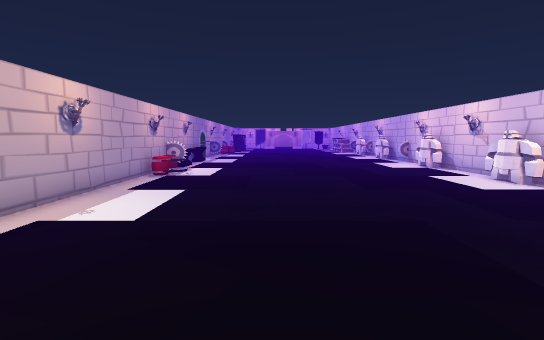
view 1 (above)

14 first-person views from a walk through a 3-D level made in the Unity game engine. The camera is 1.5 m above the floor, tilts 6° down and sees 85° across. The floor is counted in squares, 1 m on a side. Each view is taken from the middle of a square. On the plan, view 1 faces up. The plan holds only what a view shows up to about 15 squares ahead; the rest is blank. The place goes on beyond the plan. The player is left out. Door leaves are left out, so doorways stand open.

view 2
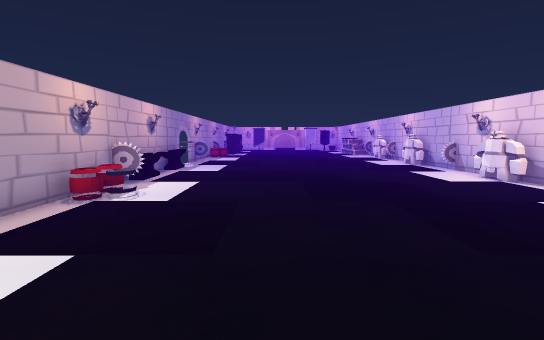

view 3
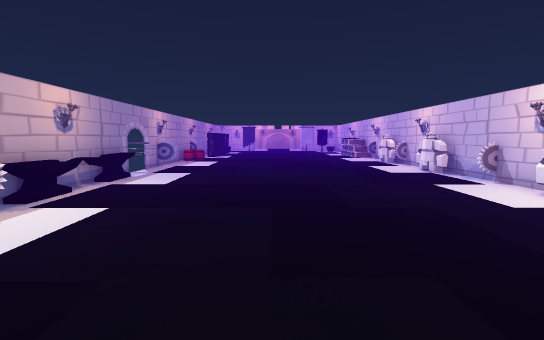

view 4
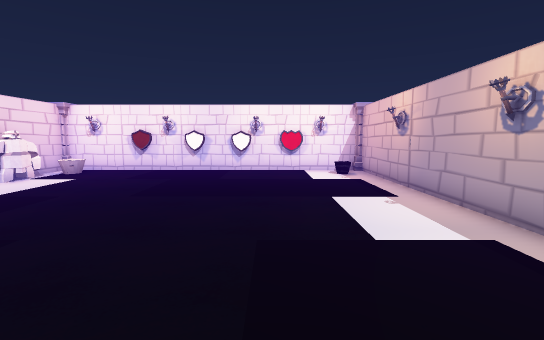

view 5
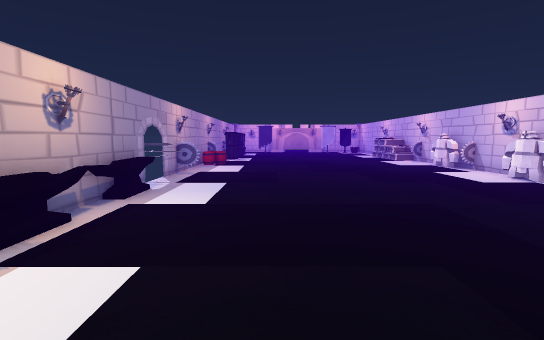

view 6
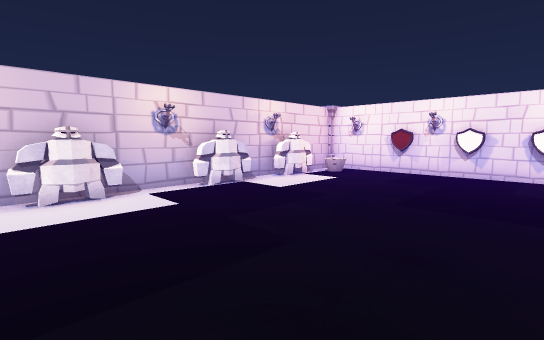

view 7
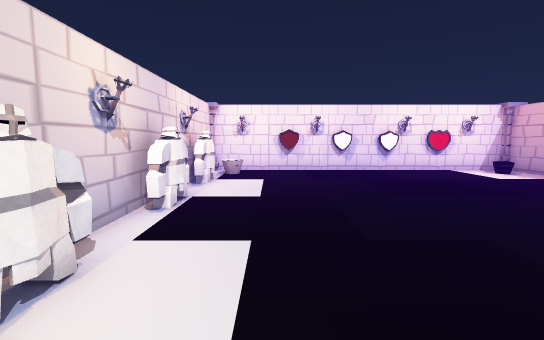

view 8
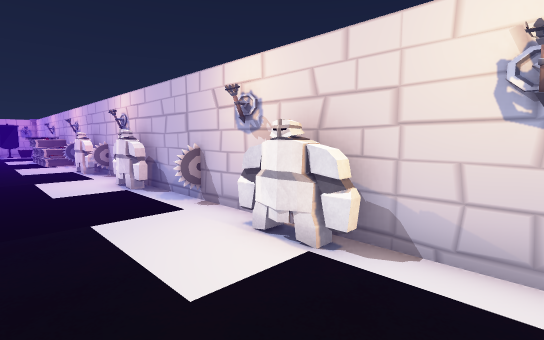

view 9
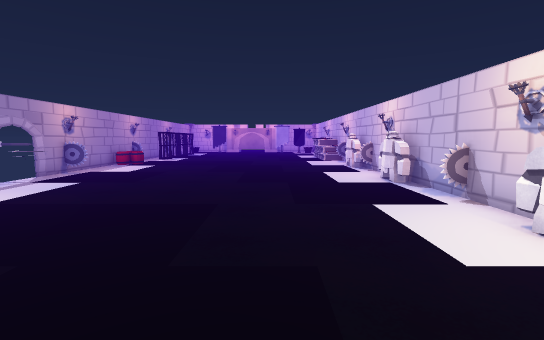

view 10
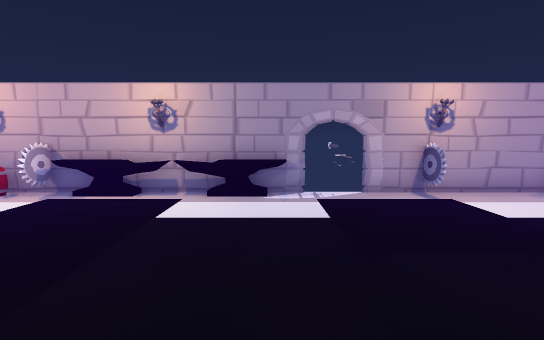

view 11
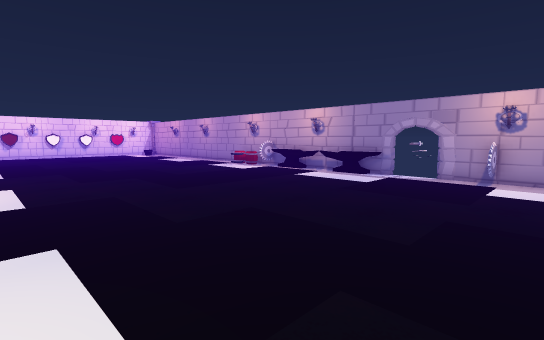

view 12
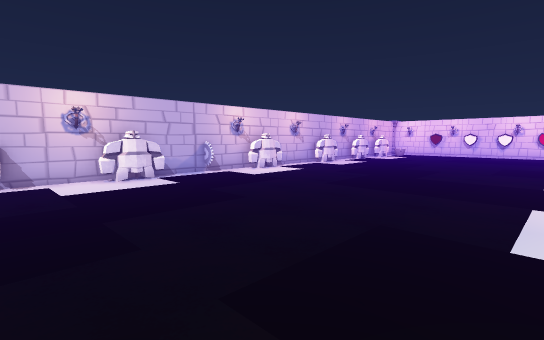

view 13
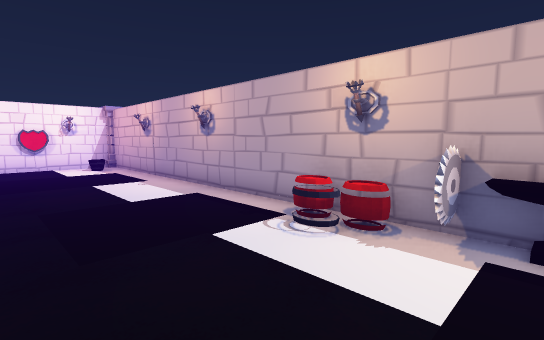

view 14
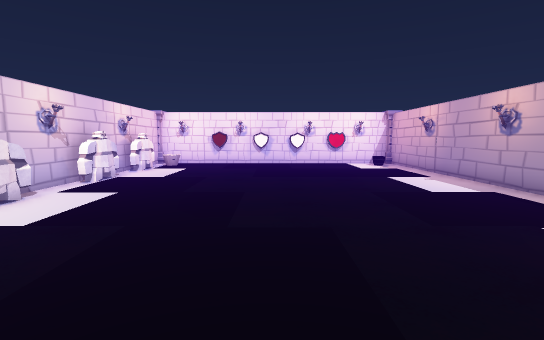

### Floor plan
Points are (right, up) in squares from view 1. A wall is a line through its corners. A room is listed if a view was taken in it or the views show most of it. See-through windows are left out.
Room 1 (views 1, 2, 3, 4, 5, 6, 7, 8, 9, 10, 11, 12, 13, 14)
walls: (-5.3, 14.6) (-5.3, -1.2) (8.9, -1.2) (8.9, 26.5); (-5.3, 22) (-5.3, 16.4); (-5.3, 27.5) (-5.3, 23.4)
ways out: open door at (-5, 22)
objects: other object (-6, 23) to (-5, 23); other object (-5, 15) to (-4, 15); other object (-5, 16); other object (-5, 21); other object (-5, 25) to (-4, 25); other object (8, 0); other object (8, 2); other object (8, 6); other object (8, 10) to (8, 11); other object (8, 16); other object (8, 19) to (9, 19); other object (8, 23); other object (8, 27); other object (9, 27)

Positions as (right, up) in squares from view 1, and headings:
1: (0, 0), facing up
2: (0, 5), facing up
3: (1, 9), facing up
4: (-1, 13), facing down
5: (-1, 12), facing up
6: (0, 12), facing down-right
7: (6, 13), facing down
8: (5, 13), facing up-right
9: (4, 12), facing up
10: (3, 21), facing left
11: (7, 27), facing down-left
12: (-3, 27), facing down-right
13: (0, 16), facing down-left
14: (2, 17), facing down
